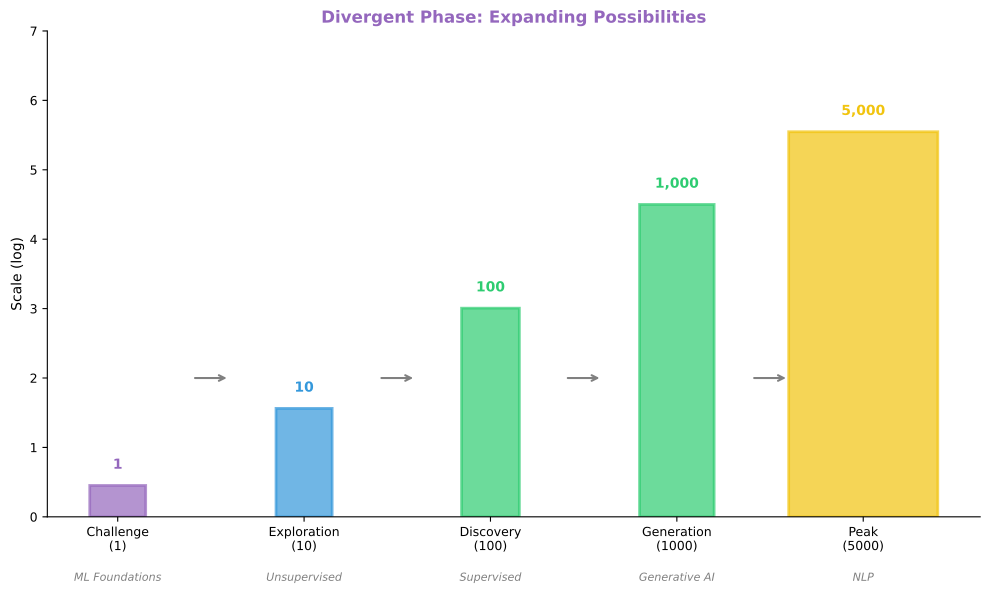

Here is the Python script that generated this plot:
"""Divergent Process - Expansion from 1 to 5000"""
import numpy as np
import matplotlib.pyplot as plt
from pathlib import Path

plt.rcParams.update({
    'font.size': 10, 'axes.labelsize': 10, 'axes.titlesize': 11,
    'xtick.labelsize': 9, 'ytick.labelsize': 9, 'legend.fontsize': 9,
    'figure.figsize': (10, 6), 'figure.dpi': 150
})

colors = {
    'challenge': '#9467bd',
    'explore': '#3498db',
    'generate': '#2ecc71',
    'peak': '#f1c40f'
}

fig, ax = plt.subplots(figsize=(10, 6))

# Stages data
stages = ['Challenge\n(1)', 'Exploration\n(10)', 'Discovery\n(100)', 'Generation\n(1000)', 'Peak\n(5000)']
counts = [1, 10, 100, 1000, 5000]
stage_colors = [colors['challenge'], colors['explore'], colors['generate'], colors['generate'], colors['peak']]

x = np.arange(len(stages))

# Create expanding visual
for i, (stage, count, color) in enumerate(zip(stages, counts, stage_colors)):
    # Bar height proportional to log scale for visibility
    height = np.log10(count + 1) * 1.5
    width = 0.3 + (count / 5000) * 0.5

    ax.bar(i, height, width=width, color=color, alpha=0.7, edgecolor=color, linewidth=2)

    # Add count label
    ax.text(i, height + 0.2, f'{count:,}', ha='center', va='bottom',
            fontsize=10, fontweight='bold', color=color)

# Connecting arrows showing expansion
for i in range(len(stages) - 1):
    ax.annotate('', xy=(i + 0.6, 2), xytext=(i + 0.4, 2),
                arrowprops=dict(arrowstyle='->', color='gray', lw=1.5))

ax.set_xticks(x)
ax.set_xticklabels(stages, fontsize=9)
ax.set_ylabel('Scale (log)', fontsize=10)
ax.set_title('Divergent Phase: Expanding Possibilities', fontsize=12, fontweight='bold', color=colors['challenge'])
ax.set_ylim(0, 7)
ax.spines['top'].set_visible(False)
ax.spines['right'].set_visible(False)

# Add ML technique annotations
techniques = ['ML Foundations', 'Unsupervised', 'Supervised', 'Generative AI', 'NLP']
for i, tech in enumerate(techniques):
    ax.text(i, -0.8, tech, ha='center', va='top', fontsize=8, color='gray', style='italic')

plt.tight_layout()
plt.savefig(Path(__file__).parent / 'chart.pdf', dpi=300, bbox_inches='tight')
plt.savefig(Path(__file__).parent / 'chart.png', dpi=150, bbox_inches='tight')
plt.close()
print("02_divergent_process created")
